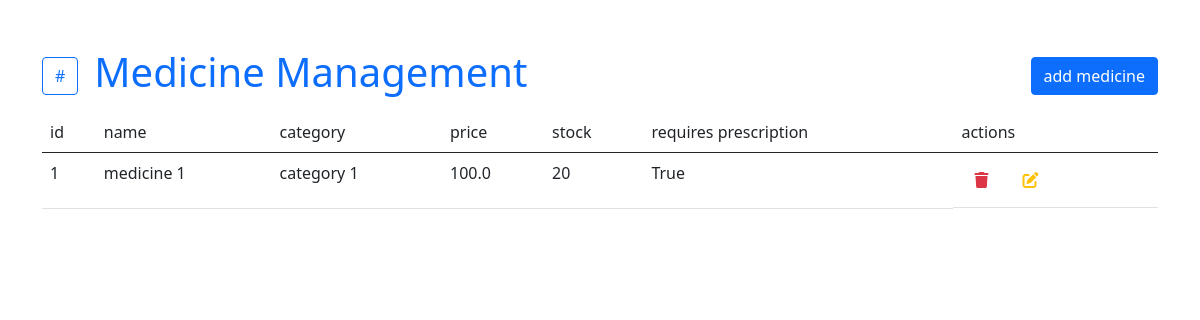
The page /medicines/ on the database as committed earlier.
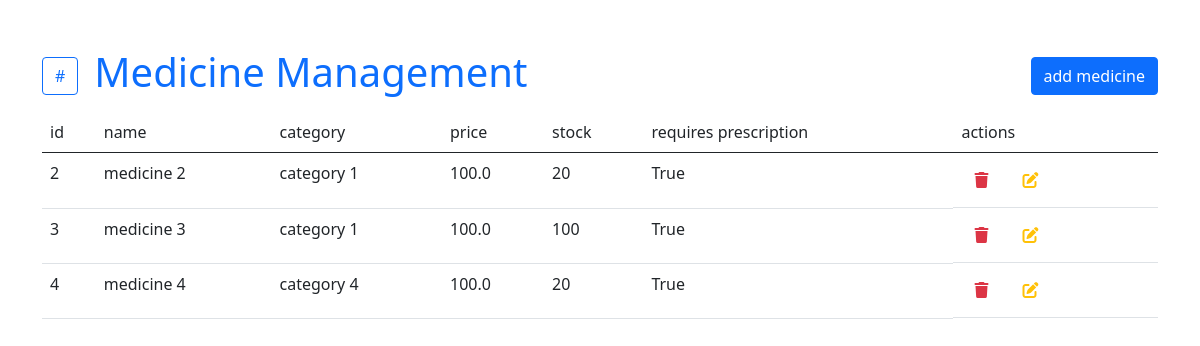
The same page on the database as committed later.
### pharmacy_app/models.py (models this page shows, shortened)
class Medicine(models.Model) :
    name = models.CharField("name" , max_length=150)
    category = models.CharField("category" ,max_length=100)
    price = models.FloatField("price")
    stock = models.IntegerField("stock")
    requires_prescription = models.BooleanField("requires prescription")

### pharmacy_app/views.py (the view)
# urls.py: path('medicines/', views.indexMedicine , name="indexMedicine"),
def indexMedicine(request) :
    medicines = models.Medicine.objects.all()
    return render(request , "indexMedicines.html" , {"medicines" : medicines , "message" : request.GET.get("message")})

### pharmacy_app/templates/indexMedicines.html (shortened to what this page needs)
<!DOCTYPE html>
<html lang="en">
<head>
    <link rel="stylesheet" href="https://cdnjs.cloudflare.com/ajax/libs/bootstrap/5.0.1/css/bootstrap.min.css" />
    <link rel="stylesheet" href="https://cdnjs.cloudflare.com/ajax/libs/font-awesome/6.7.2/css/all.min.css" />
</head>
<body>
    <div class="container py-5">
        <div class="d-flex align-items-center justify-content-between">
            <div class="d-flex align-items-center">
                <a href="/" class="btn btn-outline-primary me-3">#</a>
                <h1 class="text-primary text-capitalize">medicine management</h1>
            </div>
            <button class="btn btn-primary"><a href="/medicines/add/" class="text-white text-decoration-none">add medicine</a></button>
        </div>
        <table class="table my-2">
            <thead>
                <tr>
                    <td>id</td>
                    <td>name</td>
                    <td>category</td>
                    <td>price</td>
                    <td>stock</td>
                    <td>requires prescription</td>
                    <td>actions</td>
                </tr>
            </thead>
            <tbody>
                {% if medicines %}
                    {% for medicine in medicines %}
                        <tr>
                            <td>{{ medicine.id }}</td>
                            <td>{{ medicine.name }}</td>
                            <td>{{ medicine.category }}</td>
                            <td>{{ medicine.price }}</td>
                            <td>{{ medicine.stock }}</td>
                            <td>{{ medicine.requires_prescription }}</td>
                            <td class="d-flex justify-content-start">
                                <form action="/medicines/delete/" method="POST">
                                    <button class="btn me-2"><i class="fa-solid fa-trash text-danger"></i></button>
                                </form>
                                <a href="/medicines/update?id={{medicine.id}}" class="btn me-2 text-decoration none"><i class="fa-solid fa-pen-to-square text-warning"></i></a>
                            </td>
                        </tr>
                    {% endfor %}
                {% else %}
                    <tr><td colspan="7">no elements found</td></tr>
                {% endif %}
            </tbody>
        </table>
    </div>
</body>
</html>

Rows that differ between the two databases and show on the page:
removed Medicine: id "1", name "medicine 1", category "category 1", price "100.0", stock "20", requires_prescription "True"
added Medicine: id "2", name "medicine 2", category "category 1", price "100.0", stock "20", requires_prescription "True"
added Medicine: id "3", name "medicine 3", category "category 1", price "100.0", stock "100", requires_prescription "True"
added Medicine: id "4", name "medicine 4", category "category 4", price "100.0", stock "20", requires_prescription "True"
